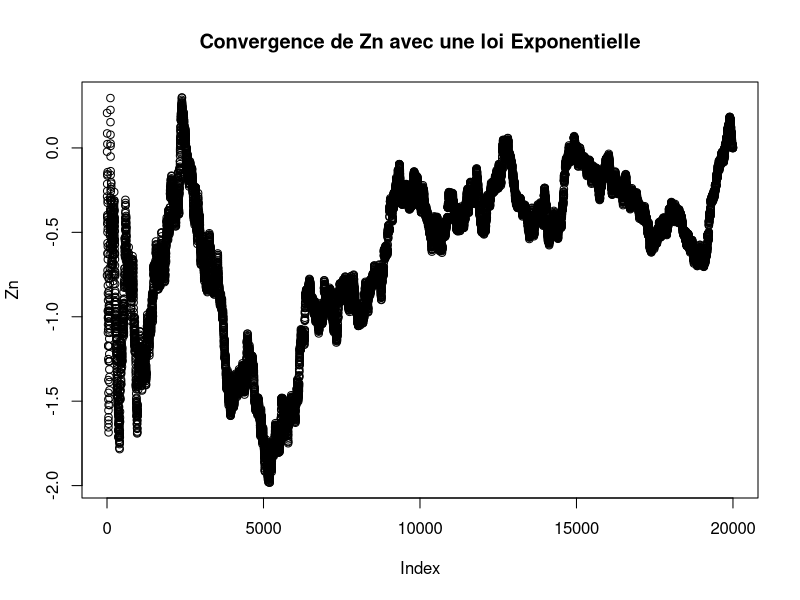

Recreate this plot in R.
x1 = c()
n = 20000
##Calcul de la loi
x = rexp(n)
##Esperance de la série
esp = mean(x)
##Variance
sigmacarre = (1 / (1/esp)^2)
Sn = cumsum(x)
N = seq(1, n, by = 1)
Zn = (sqrt(N) / sqrt(sigmacarre)) * ((Sn / N) - esp)
plot(Zn,main = "Convergence de Zn avec une loi Exponentielle")
